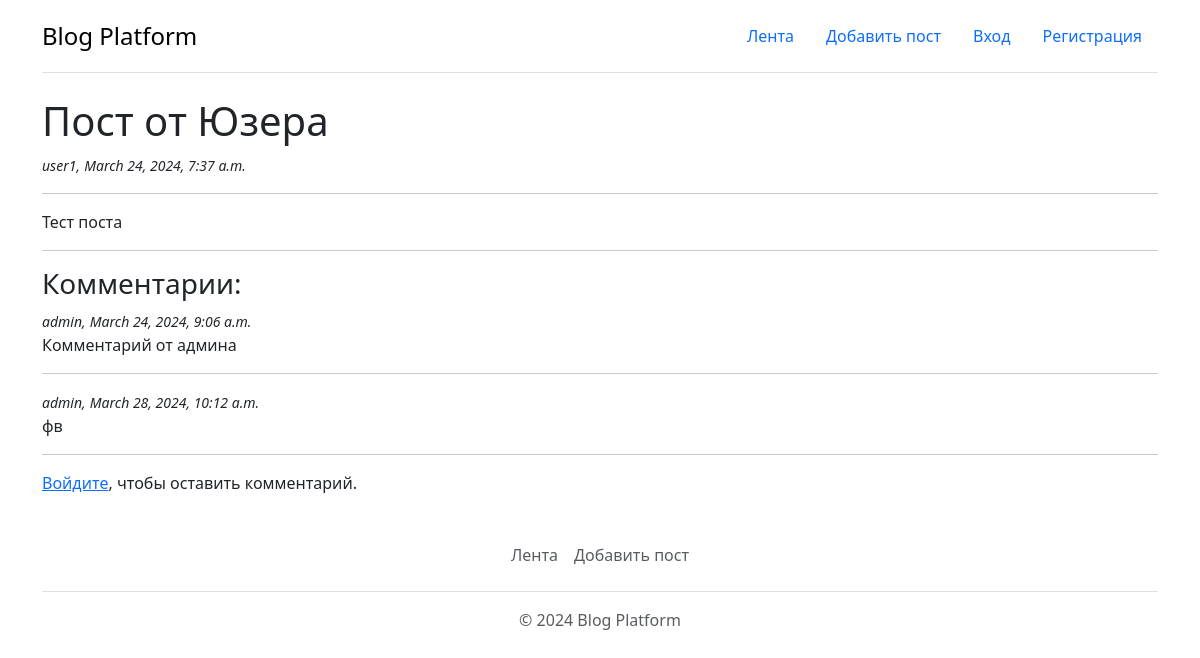
/retrieve/8/, run on an earlier commit of the app's database.
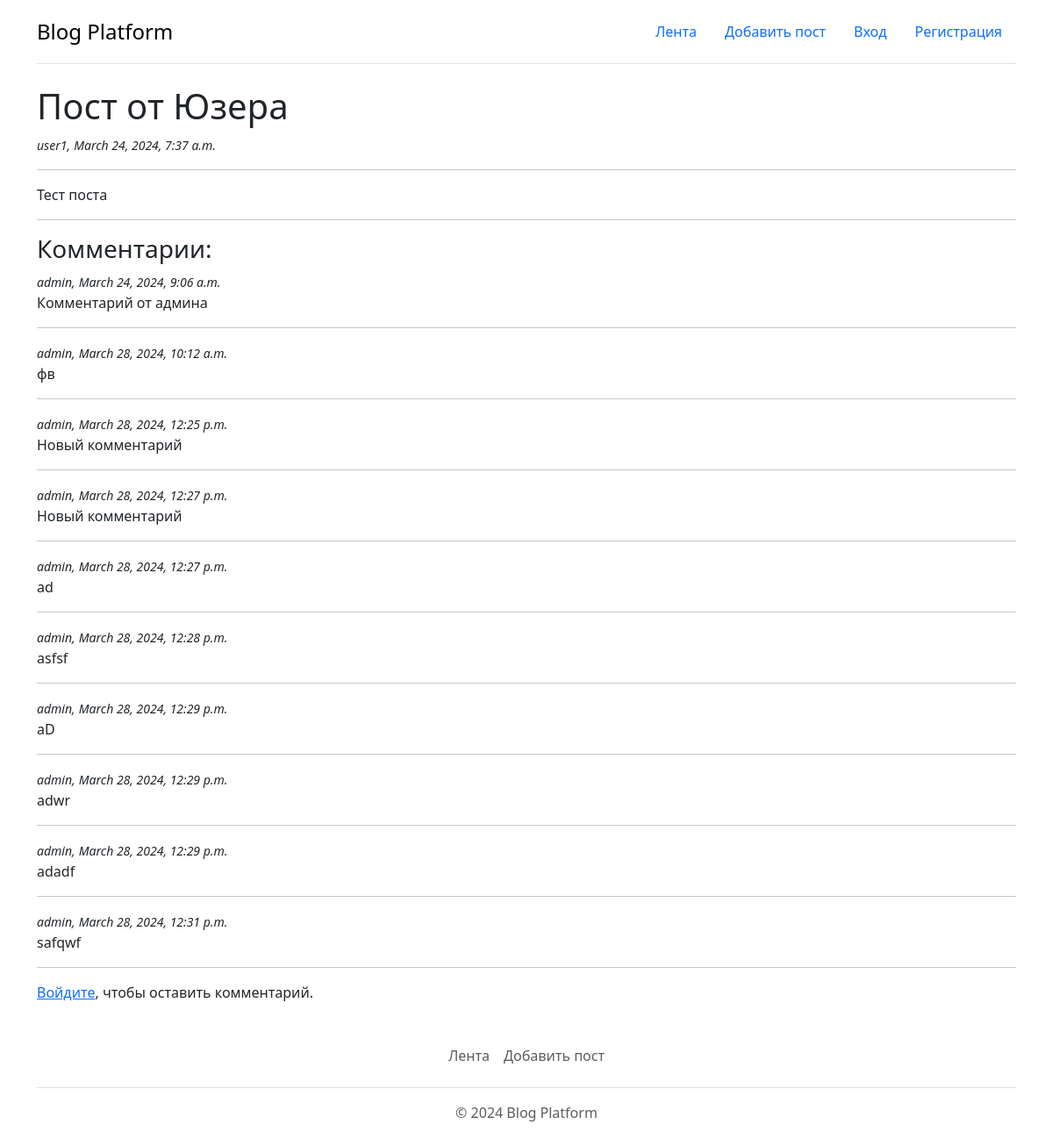
And on a later commit of the database.
### Blog/models.py (models this page shows, shortened)
class Comment(models.Model):
    author = models.ForeignKey(User, on_delete=models.CASCADE)
    description = models.TextField(verbose_name="")
    post = models.ForeignKey(Post, related_name="comments", on_delete=models.CASCADE, null=True)
    date_posted = models.DateTimeField(auto_now_add=True)

### Blog/views.py (the view)
# urls.py: path('retrieve/<int:pk>/', views.post_retrive, name='post_retrive'),
def post_retrive(request, pk):
    post = get_object_or_404(Post, pk=pk)
    comments = post.comments.all
    if request.method == 'POST':
        comment_form = CommentForm(data=request.POST)
        if comment_form.is_valid():
            new_comment = comment_form.save(commit=False)
            new_comment.post = post
            new_comment.request = request
            new_comment.save()
            return redirect(request.path)
    else:
        comment_form = CommentForm()
    return render(request,
                  'post_retrive.html',
                  {'post': post,
                   'comments': comments,
                   'comment_form': comment_form})

### Blog/templates/post_retrive.html (shortened to what this page needs)
{% extends "base.html" %}
{% block content %}
    <h1>{{ post.title }}</h1>
        <span class="small fst-italic">{{post.author}},</span>
        <span class="small fst-italic">{{post.date_posted}}</span>
        <br>
        <hr>
    <p>{{ post.description }}</p>
    <hr>
    <h3>Комментарии:</h3>
    {% for comment in post.comments.all %}
      <span class="small fst-italic">{{comment.author}},</span>
        <span class="small fst-italic">{{comment.date_posted}}</span>
      <p>{{comment.description}}</p>
    <hr>
    {% empty %}
    <p>Комментариев нет</p>
    {% endfor %}
{% if new_comment %}
    <h2>Your comment has been added.</h2>
{% else %}
    {% if user.is_authenticated %}
    <h3>Добавьте комментарий:</h3>
    <form method="POST">
        {{ comment_form.as_p }}
        {% csrf_token %}
        <button class="btn btn-secondary btn-sm" type="submit">Добавить комментарий</button>
    </form>
    {% else %}
    <p><a href="{% url 'login' %}">Войдите</a>, чтобы оставить комментарий.</p>
    {% endif %}
{% endif %}
{% endblock %}

What changed in the data, as far as the page shows it:
added Comment: author "admin", date_posted "March 28, 2024, 12:25 p.m.", description "Новый комментарий"
added Comment: author "admin", date_posted "March 28, 2024, 12:27 p.m.", description "Новый комментарий"
added Comment: author "admin", date_posted "March 28, 2024, 12:27 p.m.", description "ad"
added Comment: author "admin", date_posted "March 28, 2024, 12:28 p.m.", description "asfsf"
added Comment: author "admin", date_posted "March 28, 2024, 12:29 p.m.", description "aD"
added Comment: author "admin", date_posted "March 28, 2024, 12:29 p.m.", description "adwr"
added Comment: author "admin", date_posted "March 28, 2024, 12:29 p.m.", description "adadf"
added Comment: author "admin", date_posted "March 28, 2024, 12:31 p.m.", description "safqwf"
